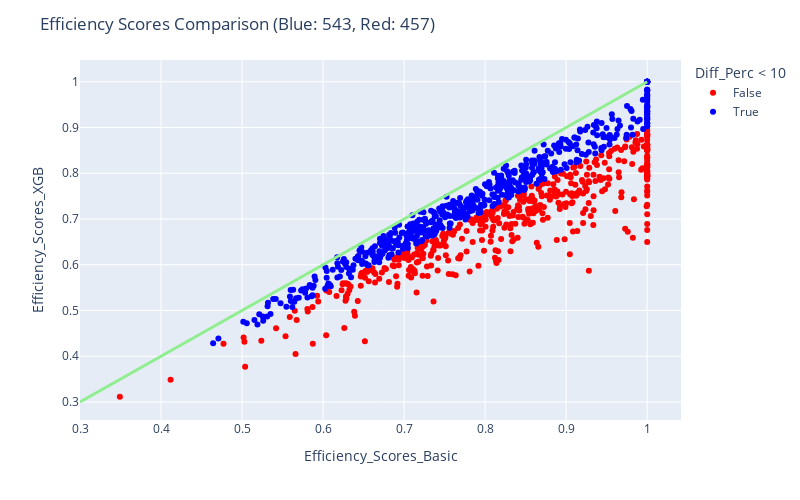

Source (notebook cell):
### Code cell
fig = px.scatter(res_xgb, x="Efficiency_Scores_Basic", y="Efficiency_Scores_XGB", color = "Diff_Perc < 10", color_discrete_map= {True:"blue", False: "red"},
                 hover_data=["Efficiency_Scores_Basic", "Efficiency_Scores_XGB", "Diff_Perc"] + [res_xgb.index])


fig.add_traces(
    list(px.line(x = np.linspace(0.3, 1, num=2), y = np.linspace(0.3, 1, num=2)).select_traces())
)

fig.update_traces(line_color='lightgreen', line_width=3)

fig.update_layout(
    autosize=False,
    width=800,
    height=500,
    title_text=f"Efficiency Scores Comparison (Blue: {blue}, Red: {red})",
)

fig.show()

### Figure 1 — Plotly figure (JSON) as saved in the notebook; plotly's stock layout.template omitted (floating-point values rounded to 4 significant figures; data arrays with more than 128 entries replaced by an {"elided": "..."} marker saying what was removed)
{"data": [{"customdata": {"elided": "457x2 mixed values"}, "hovertemplate": "Diff_Perc < 10=False<br>Efficiency_Scores_Basic=%{x}<br>Efficiency_Scores_XGB=%{y}<br>Diff_Perc=%{customdata[0]}<br>index=%{customdata[1]}<extra></extra>", "legendgroup": "False", "line": {"color": "lightgreen", "width": 3}, "marker": {"color": "red", "symbol": "circle"}, "mode": "markers", "name": "False", "orientation": "v", "showlegend": true, "type": "scatter", "x": {"elided": "457 float values"}, "xaxis": "x", "y": {"elided": "457 float values"}, "yaxis": "y"}, {"customdata": {"elided": "543x2 mixed values"}, "hovertemplate": "Diff_Perc < 10=True<br>Efficiency_Scores_Basic=%{x}<br>Efficiency_Scores_XGB=%{y}<br>Diff_Perc=%{customdata[0]}<br>index=%{customdata[1]}<extra></extra>", "legendgroup": "True", "line": {"color": "lightgreen", "width": 3}, "marker": {"color": "blue", "symbol": "circle"}, "mode": "markers", "name": "True", "orientation": "v", "showlegend": true, "type": "scatter", "x": {"elided": "543 float values"}, "xaxis": "x", "y": {"elided": "543 float values"}, "yaxis": "y"}, {"hovertemplate": "x=%{x}<br>y=%{y}<extra></extra>", "legendgroup": "", "line": {"color": "lightgreen", "dash": "solid", "width": 3}, "marker": {"symbol": "circle"}, "mode": "lines", "name": "", "orientation": "v", "showlegend": false, "type": "scatter", "x": [0.3, 1], "xaxis": "x", "y": [0.3, 1], "yaxis": "y"}], "layout": {"autosize": false, "height": 500, "legend": {"title": {"text": "Diff_Perc < 10"}, "tracegroupgap": 0}, "margin": {"t": 60}, "title": {"text": "Efficiency Scores Comparison (Blue: 543, Red: 457)"}, "width": 800, "xaxis": {"anchor": "y", "autorange": true, "domain": [0, 1], "range": [0.3, 1.042], "title": {"text": "Efficiency_Scores_Basic"}, "type": "linear"}, "yaxis": {"anchor": "x", "autorange": true, "domain": [0, 1], "range": [0.2607, 1.048], "title": {"text": "Efficiency_Scores_XGB"}, "type": "linear"}}}
